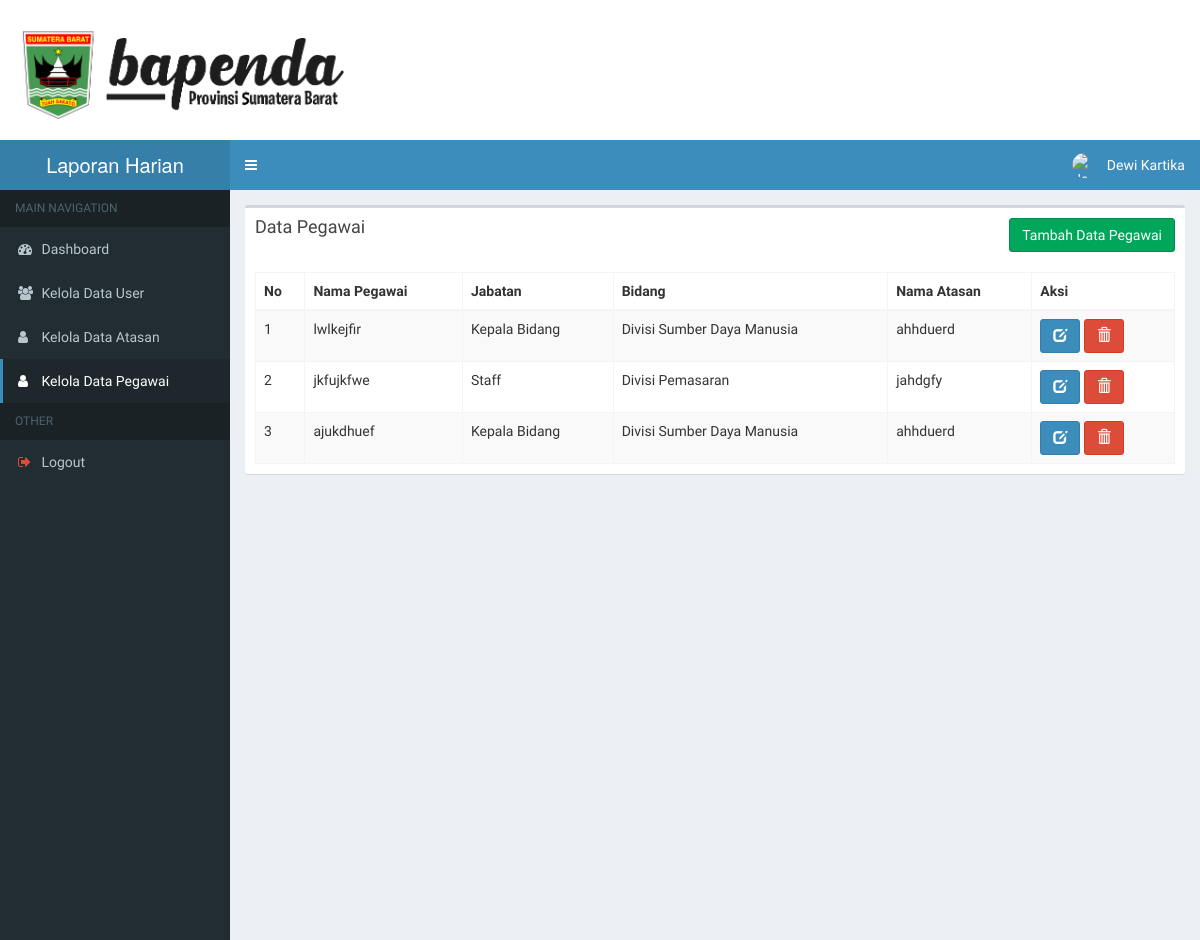
Before: /detail_index.php?p=pegawai (signed in) with the older database file.
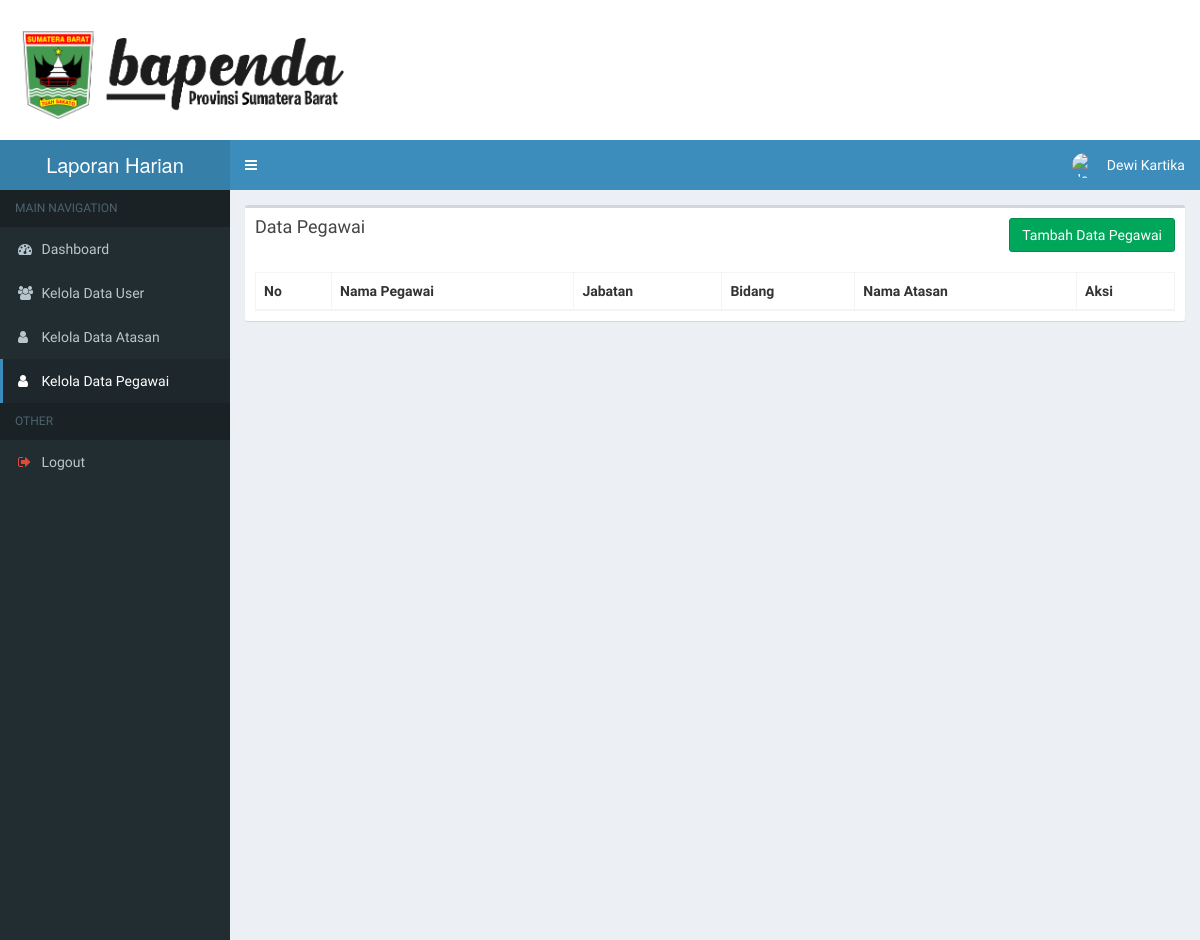
After: the same page with the newer database file.
### tables this page shows
CREATE TABLE `pegawai` (
  `id_pegawai` int(11) NOT NULL,
  `nama_pegawai` varchar(255) NOT NULL,
  `id_jabatan` int(11) NOT NULL,
  `id_unit_kerja` int(11) NOT NULL,
  `id_atasan` int(11) NOT NULL
);

CREATE TABLE `atasan` (
  `id_atasan` int(11) NOT NULL,
  `nip` varchar(50) NOT NULL,
  `nama_atasan` varchar(255) NOT NULL,
  `id_jabatan` int(11) NOT NULL,
  `id_unit_kerja` int(11) NOT NULL
);

### page/pegawai/index.php (the view, shortened to what this page needs)
<div class="row">
    <div class="col-xs-12">
      <div class="box">
        <div class="box-header">
          <h3 class="box-title">Data Pegawai</h3><span class="pull-right"><a class="btn btn-success" href="?p=pegawai&act=create">Tambah Data Pegawai</a></span>
        </div>
        <div class="box-body">
          <table id="example1" class="table table-bordered table-striped">
            <thead>
            <tr>
              <th>No</th>
              <th>Nama Pegawai</th>
              <th>Jabatan</th>
              <th>Bidang</th>
              <th>Nama Atasan</th>
              <th>Aksi</th>
            </tr>
            </thead>
            <tbody>
            	<?php
                $no = 0;
            		$sql = "select * from pegawai join atasan on pegawai.id_atasan=atasan.id_atasan order by pegawai.id_pegawai";
            		$query = mysqli_query($con, $sql);
            		while ($row = mysqli_fetch_assoc($query)):
                  $no++;
            	 ?>
            	 <tr>
            	 	<td><?= $no ?></td>
            	 	<td><?= $row['nama_pegawai'] ?></td>
                <td><?= $row['jabatan'] ?></td>
                <td><?= $row['bidang'] ?></td>
                <td><?= $row['nama_atasan'] ?></td>
                <td>
                  <a href="detail_index.php?p=pegawai&act=edit&id_pegawai=<?= $row['id_pegawai'] ?>" class="btn btn-primary"><i class="glyphicon glyphicon-edit"></i></a>
                  <a href="detail_index.php?p=pegawai&delete&id_pegawai=<?= $row['id_pegawai'] ?>" class="btn btn-danger" onclick="return confirm('Apakah Yakin Ingin Menghapus Data Pegawai?')"><i class="glyphicon glyphicon-trash"></i></a>
                </td>
            	 </tr>
            	<?php endwhile; ?>
            </tbody>
          </table>
        </div>
      </div>
    </div>
  </div>

### detail_index.php (shortened to what this page needs)
<?php
	include 'config/connection.php';
 ?>
<!DOCTYPE html>
<html>
<head>
  <link rel="stylesheet" href="assets/bootstrap/css/bootstrap.min.css">
  <link rel="stylesheet" href="https://cdnjs.cloudflare.com/ajax/libs/font-awesome/4.5.0/css/font-awesome.min.css">
  <link rel="stylesheet" href="https://cdnjs.cloudflare.com/ajax/libs/ionicons/2.0.1/css/ionicons.min.css">
  <link rel="stylesheet" href="assets/plugins/datatables/dataTables.bootstrap.css">
  <link rel="stylesheet" href="assets/dist/css/AdminLTE.min.css">
  <link rel="stylesheet" href="assets/dist/css/skins/_all-skins.min.css">
</head>
<body class="hold-transition skin-blue sidebar-mini">
  <div class="atas">
      <div class="row">
        <div class="col-lg-12">
          <img src="assets/img/logo.png" height="100px" style="margin: 20px;">
        </div>
      </div>
    </div>
<div class="wrapper">
  <header class="main-header">
    <a href="detail_index.php" class="logo">
      <span class="logo-lg">Laporan Harian</span>
    </a>
    <nav class="navbar navbar-static-top">
      <a href="#" class="sidebar-toggle" data-toggle="offcanvas" role="button">
      </a>
      <div class="navbar-custom-menu">
        <ul class="nav navbar-nav">
          <?php if (@$_SESSION['logged'] == 3 || @$_SESSION['logged'] == 2 || @$_SESSION['logged'] == 1): ?>
          <li class="dropdown user user-menu">
            <a href="#" class="dropdown-toggle" data-toggle="dropdown" id="dropdownMenu">
              <img src="https://encrypted-tbn0.gstatic.com/images?q=tbn:ANd9GcRN9igcyo_jp2dYcTSY3qY-o-CY7u4Unb3yWtDJjS5Udj0uBswAZg" class="user-image" alt="User Image">
              <span class="hidden-xs"><?= $_SESSION['name'] ?></span>
            </a>
          </li>
          <?php endif ?>
        </ul>
      </div>
    </nav>
  </header>
  <aside class="main-sidebar">
    <section class="sidebar">
      <ul class="sidebar-menu">
        <li class="header">MAIN NAVIGATION</li>
        <li class="<?= (@$_GET['p']=='')?'active':'' ?>">
          <a href="detail_index.php">
            <i class="fa fa-dashboard"></i> <span>Dashboard</span>
          </a>
        </li>
        <?php if (@$_SESSION['logged'] == 1): ?>
          <li class="treeview <?= (@$_GET['p']=='user')?'active':'' ?>">
            <a href="?p=user">
              <i class="fa fa-users"></i> <span>Kelola Data User</span>
            </a>
          </li>
          <li class="treeview <?= (@$_GET['p']=='atasan')?'active':'' ?>">
            <a href="?p=atasan">
              <i class="fa fa-user"></i> <span>Kelola Data Atasan</span>
            </a>
          </li>
          <li class="treeview <?= (@$_GET['p']=='pegawai')?'active':'' ?>">
            <a href="?p=pegawai">
              <i class="fa fa-user"></i> <span>Kelola Data Pegawai</span>
            </a>
          </li>
        <?php endif; ?>
        <?php if (@$_SESSION['logged'] == true): ?>
          <li class="header">OTHER</li>
          <li><a href="?logout"><i class="fa fa-sign-out text-red"></i> <span>Logout</span></a></li>
        <?php endif; ?>
      </ul>
    </section>
  </aside>
  <div class="content-wrapper">
    <section class="content">
        <?php
          $page = @$_GET['p'];
          $action = @$_GET['act'];
          switch ($page) {
                case 'pegawai':
                  if ($action == "create") {
                    include 'page/pegawai/create.php';
                  } else if ($action == "edit") {
                    include 'page/pegawai/edit.php';
                  } else {
                    include 'page/pegawai/index.php';
                  }
                  break;
          }
         ?>
    </section>
  </div>
</div>
</body>
</html>

### detail_index.php (style rules this page uses)
.atas { color: white; }
.wrapper { height: 90%; }

Changed rows visible on the page:
removed pegawai: nama_pegawai "lwlkejfir", id_atasan.jabatan "Kepala Bidang", id_atasan.bidang "Divisi Sumber Daya Manusia", id_atasan.nama_atasan "ahhduerd"
removed pegawai: nama_pegawai "jkfujkfwe", id_atasan.jabatan "Staff", id_atasan.bidang "Divisi Pemasaran", id_atasan.nama_atasan "jahdgfy"
removed pegawai: nama_pegawai "ajukdhuef", id_atasan.jabatan "Kepala Bidang", id_atasan.bidang "Divisi Sumber Daya Manusia", id_atasan.nama_atasan "ahhduerd"
